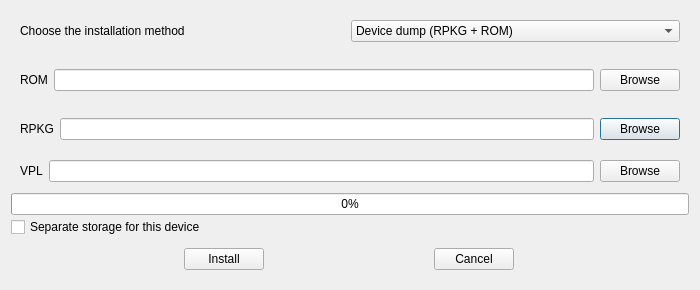
<?xml version="1.0" encoding="UTF-8"?>
<ui version="4.0">
 <class>device_install_dialog</class>
 <widget class="QDialog" name="device_install_dialog">
  <property name="geometry">
   <rect>
    <x>0</x>
    <y>0</y>
    <width>700</width>
    <height>290</height>
   </rect>
  </property>
  <property name="sizePolicy">
   <sizepolicy hsizetype="Fixed" vsizetype="Fixed">
    <horstretch>0</horstretch>
    <verstretch>0</verstretch>
   </sizepolicy>
  </property>
  <property name="windowTitle">
   <string>Device install wizard</string>
  </property>
  <property name="modal">
   <bool>true</bool>
  </property>
  <layout class="QGridLayout" name="gridLayout">
   <property name="verticalSpacing">
    <number>2</number>
   </property>
   <item row="2" column="0">
    <widget class="QWidget" name="rpkg_browse_widget" native="true">
     <property name="sizePolicy">
      <sizepolicy hsizetype="Preferred" vsizetype="Fixed">
       <horstretch>0</horstretch>
       <verstretch>0</verstretch>
      </sizepolicy>
     </property>
     <layout class="QHBoxLayout" name="rpkg_browse_layout">
      <item>
       <widget class="QLabel" name="rpkg_edit_name_label">
        <property name="text">
         <string notr="true">RPKG</string>
        </property>
       </widget>
      </item>
      <item>
       <widget class="QLineEdit" name="rpkg_path_line_edit">
        <property name="readOnly">
         <bool>true</bool>
        </property>
       </widget>
      </item>
      <item>
       <widget class="QPushButton" name="rpkg_browse_btn">
        <property name="text">
         <string>Browse</string>
        </property>
       </widget>
      </item>
     </layout>
    </widget>
   </item>
   <item row="0" column="0">
    <widget class="QWidget" name="installation_choose_widget" native="true">
     <property name="sizePolicy">
      <sizepolicy hsizetype="Preferred" vsizetype="Fixed">
       <horstretch>0</horstretch>
       <verstretch>0</verstretch>
      </sizepolicy>
     </property>
     <layout class="QHBoxLayout" name="installation_choose_layout" stretch="0,0">
      <property name="spacing">
       <number>2</number>
      </property>
      <property name="sizeConstraint">
       <enum>QLayout::SetDefaultConstraint</enum>
      </property>
      <item>
       <widget class="QLabel" name="installation_choose_label">
        <property name="text">
         <string>Choose the installation method</string>
        </property>
       </widget>
      </item>
      <item>
       <widget class="QComboBox" name="installation_combo">
        <property name="sizePolicy">
         <sizepolicy hsizetype="Preferred" vsizetype="Fixed">
          <horstretch>0</horstretch>
          <verstretch>0</verstretch>
         </sizepolicy>
        </property>
        <item>
         <property name="text">
          <string>Device dump (RPKG + ROM)</string>
         </property>
        </item>
        <item>
         <property name="text">
          <string>Firmware (VPL)</string>
         </property>
        </item>
       </widget>
      </item>
     </layout>
    </widget>
   </item>
   <item row="6" column="0">
    <widget class="QWidget" name="opinion_widget" native="true">
     <property name="sizePolicy">
      <sizepolicy hsizetype="Preferred" vsizetype="Fixed">
       <horstretch>0</horstretch>
       <verstretch>0</verstretch>
      </sizepolicy>
     </property>
     <layout class="QHBoxLayout" name="confirmation_layout">
      <item>
       <widget class="QPushButton" name="confirmation_install_btn">
        <property name="sizePolicy">
         <sizepolicy hsizetype="Fixed" vsizetype="Fixed">
          <horstretch>0</horstretch>
          <verstretch>0</verstretch>
         </sizepolicy>
        </property>
        <property name="text">
         <string>Install</string>
        </property>
       </widget>
      </item>
      <item>
       <widget class="QPushButton" name="confirmation_cancel_btn">
        <property name="sizePolicy">
         <sizepolicy hsizetype="Fixed" vsizetype="Fixed">
          <horstretch>0</horstretch>
          <verstretch>0</verstretch>
         </sizepolicy>
        </property>
        <property name="text">
         <string>Cancel</string>
        </property>
       </widget>
      </item>
     </layout>
    </widget>
   </item>
   <item row="1" column="0">
    <widget class="QWidget" name="rom_browse_widget" native="true">
     <property name="sizePolicy">
      <sizepolicy hsizetype="Preferred" vsizetype="Minimum">
       <horstretch>0</horstretch>
       <verstretch>0</verstretch>
      </sizepolicy>
     </property>
     <layout class="QHBoxLayout" name="rom_browse_layout">
      <item>
       <widget class="QLabel" name="rom_edit_name_label">
        <property name="text">
         <string notr="true">ROM</string>
        </property>
       </widget>
      </item>
      <item>
       <widget class="QLineEdit" name="rom_path_line_edit">
        <property name="text">
         <string/>
        </property>
        <property name="readOnly">
         <bool>true</bool>
        </property>
       </widget>
      </item>
      <item>
       <widget class="QPushButton" name="rom_browse_btn">
        <property name="text">
         <string>Browse</string>
        </property>
       </widget>
      </item>
     </layout>
    </widget>
   </item>
   <item row="3" column="0">
    <widget class="QWidget" name="vpl_browse_widget" native="true">
     <property name="sizePolicy">
      <sizepolicy hsizetype="Preferred" vsizetype="Fixed">
       <horstretch>0</horstretch>
       <verstretch>0</verstretch>
      </sizepolicy>
     </property>
     <layout class="QHBoxLayout" name="vpl_browse_layout">
      <item>
       <widget class="QLabel" name="vpl_edit_name_label">
        <property name="text">
         <string notr="true">VPL</string>
        </property>
       </widget>
      </item>
      <item>
       <widget class="QLineEdit" name="vpl_path_line_edit">
        <property name="readOnly">
         <bool>true</bool>
        </property>
       </widget>
      </item>
      <item>
       <widget class="QPushButton" name="vpl_browse_btn">
        <property name="text">
         <string>Browse</string>
        </property>
       </widget>
      </item>
     </layout>
    </widget>
   </item>
   <item row="5" column="0">
    <widget class="QCheckBox" name="isolate_drives_checkbox">
     <property name="toolTip">
      <string>Drives C, D and E of this device are kept apart from other devices.</string>
     </property>
     <property name="text">
      <string>Separate storage for this device</string>
     </property>
     <property name="checked">
      <bool>false</bool>
     </property>
    </widget>
   </item>
   <item row="4" column="0">
    <widget class="QProgressBar" name="install_progress_bar">
     <property name="value">
      <number>0</number>
     </property>
    </widget>
   </item>
  </layout>
 </widget>
 <resources/>
 <connections/>
</ui>
